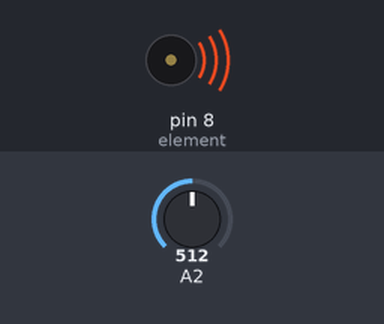
The sketch below on a simulated Arduino Uno, built with avr-gcc and run on an emulated ATmega328P. Parts: buzzer (waves = sounding). The inputs (shaded band) are chosen by the test bench; at power-on: A2 = 512. What the sketch prints to the serial monitor is not drawn.

Above: at 0.1 s.
Timing chart, 0 to 1.6 s (numbered marks = the images above):
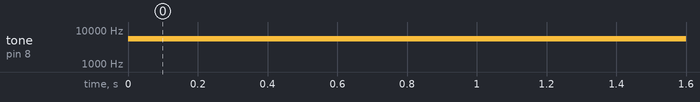

The sketch:

Potenciometro_y_Altavoz.ino
```cpp
int element = 8;
int valorPotenciometro;

void setup()  {
  Serial.begin(9600);
}

void loop()  {
 Serial.println(analogRead(A2));
 //tuning con los valores leidos
 valorPotenciometro = map(analogRead(A2), 400, 500, 0, 5000);
 tone(element, valorPotenciometro, 250);
}
```

Measured:
- by itself, tone on pin 8 (element): silent → 5600 Hz at 0.00 s
